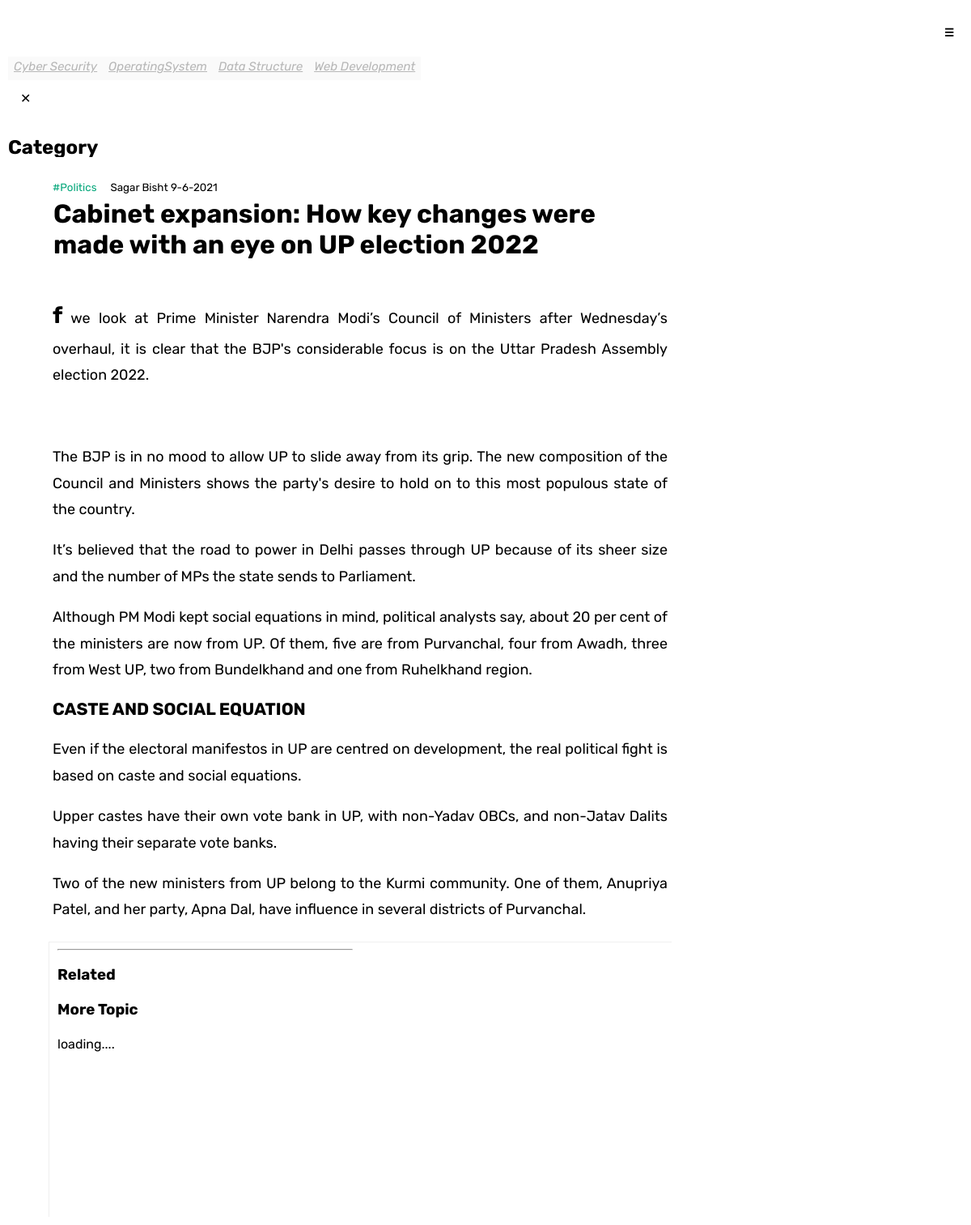
The page /Politics/Cabinet-expansion-How-key-changes-were-made-with-an-eye-on-UP-election-2022.php on the database its author committed.
### tables this page shows
CREATE TABLE `category` (
  `name` varchar(255) NOT NULL,
  `slug` varchar(255) NOT NULL DEFAULT current_timestamp(),
  `description` varchar(255) DEFAULT NULL,
  `color` varchar(255) NOT NULL DEFAULT '#000000',
  `id` int(255) NOT NULL
);

### Politics/Cabinet-expansion-How-key-changes-were-made-with-an-eye-on-UP-election-2022.php (the view, shortened to what this page needs)
<!DOCTYPE html>
<?php
include("admin/includes/config.php");
if(!isset($_COOKIE["lastyear"])){
    mysqli_query($conn,"update uniquevisitors set inYear=inYear+1");
}
 ?>
<html ⚡ lang="en">
  <head>
  </head>
  <body>
    <header>
      <div class=" content-width">
        <div class="logo">
        </div>
        <button
          id="sidebar-menu-btn"
          style="margin-right:5px; "
          on="tap:sidebar.toggle"
        >
          ☰
        </button>
      </div>
    </header>
     <amp-carousel class="menu-head" height="50" layout="fixed-height" type="carousel" role="region" aria-label="Basic usage carousel">
 <?php
 $quey=mysqli_query($conn,"SELECT * FROM category ");
  while($resul=mysqli_fetch_assoc($quey)){ ?>
  <a href="../category.php?category=<?php echo $resul["name"] ?>" class=" menu-head-topic" style="color: #b7b7b7;"> <i> <?php echo $resul["name"] ?></i></a>
  <?php } ?>
</amp-carousel>
     <amp-sidebar id="sidebar"  style="width:250px"layout="nodisplay" side="right">
      <div class="amp-custom-sidebar-header">
        <div
          role="button"
          aria-label="close sidebar"
          on="tap:sidebar.toggle"
          tabindex="0"
          id="sidebar-close"
        >
          ✕
        </div>
      </div>
       <h2>
         Category
       </h2>
    </amp-sidebar>
    <main>
      <div class="container">
        <div class="article-container">
          <small class="category" style="color:#04A77A;">#Politics
          &nbsp&nbsp&nbsp</small>
          <small> Sagar Bisht </small>
          <small> 9-6-2021 </small>
          <h1 style="line-height:1.2; margin:1px;">
            Cabinet expansion: How key changes were made with an eye on UP election 2022
          </h1>
          <br />
          <article style="font-size:18px;">
             <p>f we look at Prime Minister Narendra Modi’s Council of Ministers after Wednesday’s overhaul, it is clear that the BJP's considerable focus is on the Uttar Pradesh Assembly election 2022.</p><p>&nbsp;</p><p>The BJP is in no mood to allow UP to slide away from its grip. The new composition of the Council and Ministers shows the party's desire to hold on to this most populous state of the country.</p><p>It’s believed that the road to power in Delhi passes through UP because of its sheer size and the number of MPs the state sends to Parliament.</p><p>Although PM Modi kept social equations in mind, political analysts say, about 20 per cent of the ministers are now from UP. Of them, five are from Purvanchal, four from Awadh, three from West UP, two from Bundelkhand and one from Ruhelkhand region.</p><h3><strong>CASTE AND SOCIAL EQUATION</strong></h3><p>Even if the electoral manifestos in UP are centred on development, the real political fight is based on caste and social equations.</p><p>Upper castes have their own vote bank in UP, with non-Yadav OBCs, and non-Jatav Dalits having their separate vote banks.</p><p>Two of the new ministers from UP belong to the Kurmi community. One of them, Anupriya Patel, and her party, Apna Dal, have influence in several districts of Purvanchal.</p>
          </article>
        </div>
        <div class="sidebar-container">
          <hr />
          <h3>
            Related
          </h3>
          <h3>
            More Topic
          </h3>
          <div class="topic-to-read">
            <div>
              <amp-list
                width="300"
                height="200"
                layout="fixed"
                src="//sagarbisht.com/JSON/categories/categories.json"
                binding="refresh"
              >
                <div placeholder>
                  <div class="topic-to-read">
                    loading....
                  </div>
                </div>
                </amp-list
              >
            </div>
          </div>
        </div>
      </div>
    </main>
  </body>
</html>

### Politics/Cabinet-expansion-How-key-changes-were-made-with-an-eye-on-UP-election-2022.php (style rules this page uses)
body { -webkit-animation: -amp-start 8s steps(1, end) 0s 1 normal both; -moz-animation: -amp-start 8s steps(1, end) 0s 1 normal both; -ms-animation: -amp-start 8s steps(1, end) 0s 1 normal both; animation: -amp-start 8s steps(1, end) 0s 1 normal both; }
body { font-family: "Rubik", sans-serif; line-height: 1.5rem; padding: 2px; }
h2, h4, h5, .p-restrict-line { word-break: break-word; overflow: hidden; text-overflow: ellipsis; display: -webkit-box; -webkit-line-clamp: 2; -webkit-box-orient: vertical; }
header { background-color: #ffffff; position: sticky; top: 0; margin: 0 0px; height: 50; width: 100%; margin-right: 0px; z-index: 999; }
.content-width { display: flex; justify-content: space-between; margin: 0 auto; height:60px; }
.logo { width: 100%; height: 50px; margin: 0px 10px; }
main { margin-left: 50px; margin-right: 50px; }
#sidebar-menu-btn { background: 0 0; border: 0; font-weight: 700; font-size: 28hipx; }
.amp-custom-sidebar-header { line-height: 3.5rem; min-height: 3.5rem; color: #fff; }
#sidebar-close { cursor: pointer; color: #000000; float: left; margin-left: 15px; }
.menu-head { margin-right: 1px; padding:8px 2px; background-color: #FAFAFA; -webkit-overflow-scrolling: touch; overflow-y: hidden; overflow-x:auto; max-height: 18px; width: 100%; }
.menu-head-topic { color:#668EAD; font-size: 15px; margin:1px 5px; width: auto; height:22px; }
.container { display: flex; flex-wrap: wrap; justify-content: space-between; }
.article-container { width: 760px; border-bottom: 1px solid #efefef; padding: 5px; }
article > p { -webkit-line-clamp: unset; font-size: 18px; text-align: justify; line-height: 1.8; }
article:first-letter { font-weight: bold; color: black; font-size: 28px; }
.sidebar-container { width: 365px; border-left: 1px solid #efefef; padding-left: 10px; }
.topic-to-read { margin-right: 1px; height: 225px; -webkit-overflow-scrolling: touch; overflow-x: auto; }

### rows shown on the page
category: name "Cyber Security"
category: name "OperatingSystem"
category: name "Data Structure"
category: name "Web Development"
